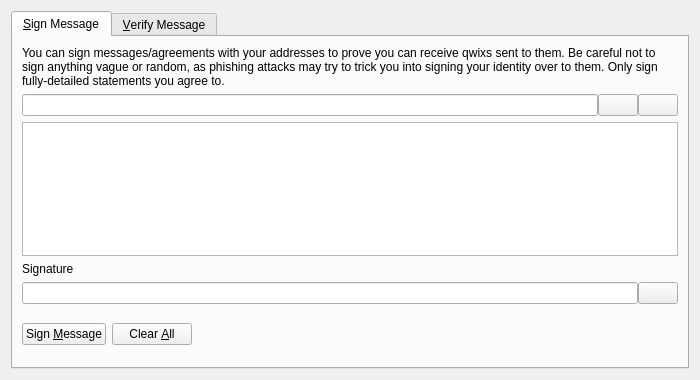
<?xml version="1.0" encoding="UTF-8"?>
<ui version="4.0">
 <class>SignVerifyMessageDialog</class>
 <widget class="QDialog" name="SignVerifyMessageDialog">
  <property name="geometry">
   <rect>
    <x>0</x>
    <y>0</y>
    <width>700</width>
    <height>380</height>
   </rect>
  </property>
  <property name="windowTitle">
   <string>Signatures - Sign / Verify a Message</string>
  </property>
  <property name="modal">
   <bool>true</bool>
  </property>
  <layout class="QVBoxLayout" name="verticalLayout">
   <item>
    <widget class="QTabWidget" name="tabWidget">
     <property name="currentIndex">
      <number>0</number>
     </property>
     <widget class="QWidget" name="tabSignMessage">
      <attribute name="title">
       <string>&amp;Sign Message</string>
      </attribute>
      <layout class="QVBoxLayout" name="verticalLayout_SM">
       <item>
        <widget class="QLabel" name="infoLabel_SM">
         <property name="text">
          <string>You can sign messages/agreements with your addresses to prove you can receive qwixs sent to them. Be careful not to sign anything vague or random, as phishing attacks may try to trick you into signing your identity over to them. Only sign fully-detailed statements you agree to.</string>
         </property>
         <property name="textFormat">
          <enum>Qt::PlainText</enum>
         </property>
         <property name="wordWrap">
          <bool>true</bool>
         </property>
        </widget>
       </item>
       <item>
        <layout class="QHBoxLayout" name="horizontalLayout_1_SM">
         <property name="spacing">
          <number>0</number>
         </property>
         <item>
          <widget class="QValidatedLineEdit" name="addressIn_SM">
           <property name="toolTip">
            <string>The Qwix address to sign the message with</string>
           </property>
          </widget>
         </item>
         <item>
          <widget class="QPushButton" name="addressBookButton_SM">
           <property name="toolTip">
            <string>Choose previously used address</string>
           </property>
           <property name="text">
            <string/>
           </property>
           <property name="icon">
            <iconset resource="../bitcoin.qrc">
             <normaloff>:/icons/address-book</normaloff>:/icons/address-book</iconset>
           </property>
           <property name="shortcut">
            <string>Alt+A</string>
           </property>
           <property name="autoDefault">
            <bool>false</bool>
           </property>
          </widget>
         </item>
         <item>
          <widget class="QPushButton" name="pasteButton_SM">
           <property name="toolTip">
            <string>Paste address from clipboard</string>
           </property>
           <property name="text">
            <string/>
           </property>
           <property name="icon">
            <iconset resource="../bitcoin.qrc">
             <normaloff>:/icons/editpaste</normaloff>:/icons/editpaste</iconset>
           </property>
           <property name="shortcut">
            <string>Alt+P</string>
           </property>
           <property name="autoDefault">
            <bool>false</bool>
           </property>
          </widget>
         </item>
        </layout>
       </item>
       <item>
        <widget class="QPlainTextEdit" name="messageIn_SM">
         <property name="toolTip">
          <string>Enter the message you want to sign here</string>
         </property>
        </widget>
       </item>
       <item>
        <widget class="QLabel" name="signatureLabel_SM">
         <property name="text">
          <string>Signature</string>
         </property>
         <property name="textFormat">
          <enum>Qt::PlainText</enum>
         </property>
        </widget>
       </item>
       <item>
        <layout class="QHBoxLayout" name="horizontalLayout_2_SM">
         <property name="spacing">
          <number>0</number>
         </property>
         <item>
          <widget class="QLineEdit" name="signatureOut_SM">
           <property name="font">
            <font>
             <italic>true</italic>
            </font>
           </property>
           <property name="readOnly">
            <bool>true</bool>
           </property>
          </widget>
         </item>
         <item>
          <widget class="QPushButton" name="copySignatureButton_SM">
           <property name="toolTip">
            <string>Copy the current signature to the system clipboard</string>
           </property>
           <property name="text">
            <string/>
           </property>
           <property name="icon">
            <iconset resource="../bitcoin.qrc">
             <normaloff>:/icons/editcopy</normaloff>:/icons/editcopy</iconset>
           </property>
           <property name="autoDefault">
            <bool>false</bool>
           </property>
          </widget>
         </item>
        </layout>
       </item>
       <item>
        <layout class="QHBoxLayout" name="horizontalLayout_3_SM">
         <item>
          <widget class="QPushButton" name="signMessageButton_SM">
           <property name="toolTip">
            <string>Sign the message to prove you own this Qwix address</string>
           </property>
           <property name="text">
            <string>Sign &amp;Message</string>
           </property>
           <property name="icon">
            <iconset resource="../bitcoin.qrc">
             <normaloff>:/icons/edit</normaloff>:/icons/edit</iconset>
           </property>
           <property name="autoDefault">
            <bool>false</bool>
           </property>
          </widget>
         </item>
         <item>
          <widget class="QPushButton" name="clearButton_SM">
           <property name="toolTip">
            <string>Reset all sign message fields</string>
           </property>
           <property name="text">
            <string>Clear &amp;All</string>
           </property>
           <property name="icon">
            <iconset resource="../bitcoin.qrc">
             <normaloff>:/icons/remove</normaloff>:/icons/remove</iconset>
           </property>
           <property name="autoDefault">
            <bool>false</bool>
           </property>
          </widget>
         </item>
         <item>
          <spacer name="horizontalSpacer_1_SM">
           <property name="orientation">
            <enum>Qt::Horizontal</enum>
           </property>
           <property name="sizeHint" stdset="0">
            <size>
             <width>40</width>
             <height>48</height>
            </size>
           </property>
          </spacer>
         </item>
         <item>
          <widget class="QLabel" name="statusLabel_SM">
           <property name="font">
            <font>
             <weight>75</weight>
             <bold>true</bold>
            </font>
           </property>
           <property name="text">
            <string/>
           </property>
           <property name="wordWrap">
            <bool>true</bool>
           </property>
          </widget>
         </item>
         <item>
          <spacer name="horizontalSpacer_2_SM">
           <property name="orientation">
            <enum>Qt::Horizontal</enum>
           </property>
           <property name="sizeHint" stdset="0">
            <size>
             <width>40</width>
             <height>48</height>
            </size>
           </property>
          </spacer>
         </item>
        </layout>
       </item>
      </layout>
     </widget>
     <widget class="QWidget" name="tabVerifyMessage">
      <attribute name="title">
       <string>&amp;Verify Message</string>
      </attribute>
      <layout class="QVBoxLayout" name="verticalLayout_VM">
       <item>
        <widget class="QLabel" name="infoLabel_VM">
         <property name="text">
          <string>Enter the receiver's address, message (ensure you copy line breaks, spaces, tabs, etc. exactly) and signature below to verify the message. Be careful not to read more into the signature than what is in the signed message itself, to avoid being tricked by a man-in-the-middle attack. Note that this only proves the signing party receives with the address, it cannot prove sendership of any transaction!</string>
         </property>
         <property name="textFormat">
          <enum>Qt::PlainText</enum>
         </property>
         <property name="alignment">
          <set>Qt::AlignLeading|Qt::AlignLeft|Qt::AlignTop</set>
         </property>
         <property name="wordWrap">
          <bool>true</bool>
         </property>
        </widget>
       </item>
       <item>
        <layout class="QHBoxLayout" name="horizontalLayout_1_VM">
         <property name="spacing">
          <number>0</number>
         </property>
         <item>
          <widget class="QValidatedLineEdit" name="addressIn_VM">
           <property name="toolTip">
            <string>The Qwix address the message was signed with</string>
           </property>
          </widget>
         </item>
         <item>
          <widget class="QPushButton" name="addressBookButton_VM">
           <property name="toolTip">
            <string>Choose previously used address</string>
           </property>
           <property name="text">
            <string/>
           </property>
           <property name="icon">
            <iconset resource="../bitcoin.qrc">
             <normaloff>:/icons/address-book</normaloff>:/icons/address-book</iconset>
           </property>
           <property name="shortcut">
            <string>Alt+A</string>
           </property>
           <property name="autoDefault">
            <bool>false</bool>
           </property>
          </widget>
         </item>
        </layout>
       </item>
       <item>
        <widget class="QPlainTextEdit" name="messageIn_VM"/>
       </item>
       <item>
        <widget class="QValidatedLineEdit" name="signatureIn_VM"/>
       </item>
       <item>
        <layout class="QHBoxLayout" name="horizontalLayout_2_VM">
         <item>
          <widget class="QPushButton" name="verifyMessageButton_VM">
           <property name="toolTip">
            <string>Verify the message to ensure it was signed with the specified Qwix address</string>
           </property>
           <property name="text">
            <string>Verify &amp;Message</string>
           </property>
           <property name="icon">
            <iconset resource="../bitcoin.qrc">
             <normaloff>:/icons/transaction_0</normaloff>:/icons/transaction_0</iconset>
           </property>
           <property name="autoDefault">
            <bool>false</bool>
           </property>
          </widget>
         </item>
         <item>
          <widget class="QPushButton" name="clearButton_VM">
           <property name="toolTip">
            <string>Reset all verify message fields</string>
           </property>
           <property name="text">
            <string>Clear &amp;All</string>
           </property>
           <property name="icon">
            <iconset resource="../bitcoin.qrc">
             <normaloff>:/icons/remove</normaloff>:/icons/remove</iconset>
           </property>
           <property name="autoDefault">
            <bool>false</bool>
           </property>
          </widget>
         </item>
         <item>
          <spacer name="horizontalSpacer_1_VM">
           <property name="orientation">
            <enum>Qt::Horizontal</enum>
           </property>
           <property name="sizeHint" stdset="0">
            <size>
             <width>40</width>
             <height>48</height>
            </size>
           </property>
          </spacer>
         </item>
         <item>
          <widget class="QLabel" name="statusLabel_VM">
           <property name="font">
            <font>
             <weight>75</weight>
             <bold>true</bold>
            </font>
           </property>
           <property name="text">
            <string/>
           </property>
           <property name="wordWrap">
            <bool>true</bool>
           </property>
          </widget>
         </item>
         <item>
          <spacer name="horizontalSpacer_2_VM">
           <property name="orientation">
            <enum>Qt::Horizontal</enum>
           </property>
           <property name="sizeHint" stdset="0">
            <size>
             <width>40</width>
             <height>48</height>
            </size>
           </property>
          </spacer>
         </item>
        </layout>
       </item>
      </layout>
     </widget>
    </widget>
   </item>
  </layout>
 </widget>
 <customwidgets>
  <customwidget>
   <class>QValidatedLineEdit</class>
   <extends>QLineEdit</extends>
   <header>qt/qvalidatedlineedit.h</header>
  </customwidget>
 </customwidgets>
 <resources>
  <include location="../bitcoin.qrc"/>
 </resources>
 <connections/>
</ui>
